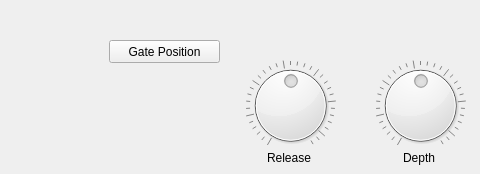
    <widget class="QWidget" name="tab">
     <attribute name="title">
      <string>Noise Gate</string>
     </attribute>
     <widget class="QDial" name="gateReleaseDial">
      <property name="geometry">
       <rect>
        <x>240</x>
        <y>60</y>
        <width>101</width>
        <height>91</height>
       </rect>
      </property>
      <property name="whatsThis">
       <string>Gain</string>
      </property>
      <property name="maximum">
       <number>127</number>
      </property>
      <property name="value">
       <number>64</number>
      </property>
      <property name="notchesVisible">
       <bool>true</bool>
      </property>
     </widget>
     <widget class="QDial" name="gateDepthDial">
      <property name="geometry">
       <rect>
        <x>370</x>
        <y>60</y>
        <width>101</width>
        <height>91</height>
       </rect>
      </property>
      <property name="whatsThis">
       <string>Gain</string>
      </property>
      <property name="maximum">
       <number>127</number>
      </property>
      <property name="value">
       <number>64</number>
      </property>
      <property name="notchesVisible">
       <bool>true</bool>
      </property>
     </widget>
     <widget class="QPushButton" name="gatePositionButton">
      <property name="geometry">
       <rect>
        <x>109</x>
        <y>40</y>
        <width>111</width>
        <height>23</height>
       </rect>
      </property>
      <property name="text">
       <string>Gate Position</string>
      </property>
     </widget>
     <widget class="QLabel" name="label_20">
      <property name="geometry">
       <rect>
        <x>260</x>
        <y>150</y>
        <width>58</width>
        <height>15</height>
       </rect>
      </property>
      <property name="text">
       <string>Release</string>
      </property>
      <property name="alignment">
       <set>Qt::AlignCenter</set>
      </property>
     </widget>
     <widget class="QLabel" name="label_21">
      <property name="geometry">
       <rect>
        <x>390</x>
        <y>150</y>
        <width>58</width>
        <height>15</height>
       </rect>
      </property>
      <property name="text">
       <string>Depth</string>
      </property>
      <property name="alignment">
       <set>Qt::AlignCenter</set>
      </property>
     </widget>
    </widget>
